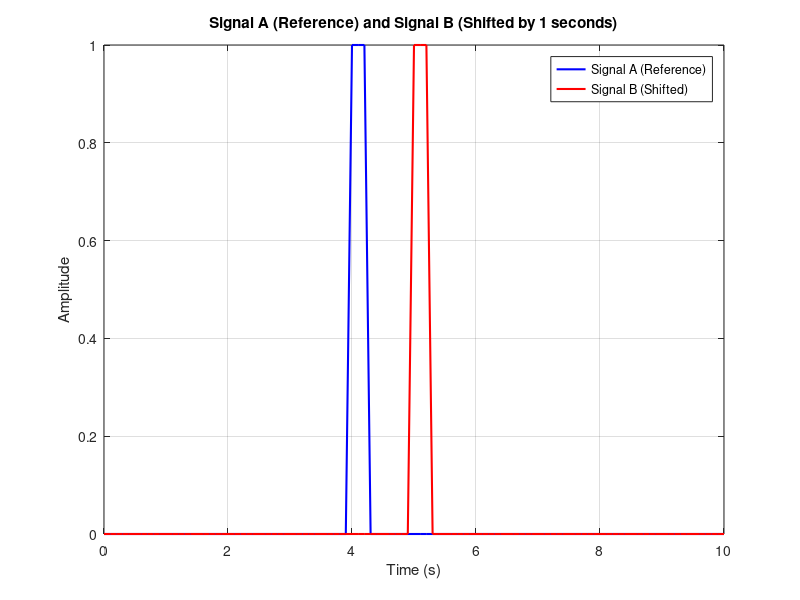
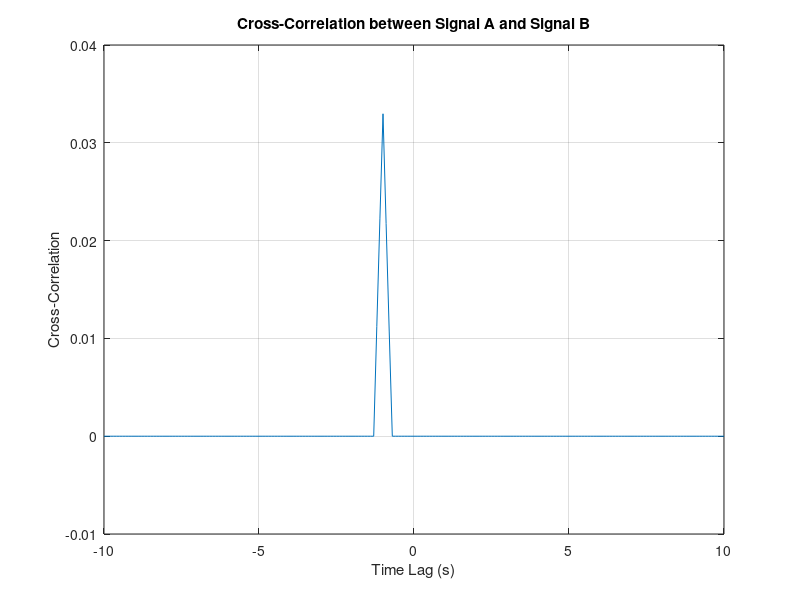

Reproduce these figures in MATLAB, in order.
%% example to remember what comes first!! keep A as a reference
% Ask user if they want to see the cross-correlation example
answer = questdlg('Do you want to see the cross-correlation example to understand time lag?', ...
    'Cross-Correlation Example', ...
    'Yes', 'No', 'Yes');  % Default to 'Yes'
% Handle response
if strcmp(answer, 'Yes')
    % Prompt the user to input the time shift they want (in seconds)
    prompt = {'Enter the time shift of the B signal (in seconds):'};
    dlgtitle = 'Time Shift Input';
    dims = [1 35];  % Dimensions of the input box (1 row, 35 columns)
    definput = {'1'};  % Default value of 1 second
    answer_shift = inputdlg(prompt, dlgtitle, dims, definput);  % Input dialog
    % Convert the input time shift from string to a number
    time_shift = str2double(answer_shift{1});
    % Define time vector
    t = 0:0.1:10;  % Time vector (0.1s intervals)
    % Signal A (Reference) - Flat line with a single spike
    A = zeros(size(t));   % Flat line (all zeros)
    A(t >= 4 & t <= 4.2) = 1;  % Single spike between 4s and 4.2s
    % Signal B (Shifted version of A) - Same spike but shifted by 'time_shift' seconds
    B = zeros(size(t));   % Flat line (all zeros)
    B(t >= (4 + time_shift) & t <= (4.2 + time_shift)) = 1;  % Spike shifted by 'time_shift' seconds
    % Plot Signal A and Signal B
    figure;
    plot(t, A, 'b', 'LineWidth', 1.5, 'DisplayName', 'Signal A (Reference)');
    hold on;
    plot(t, B, 'r', 'LineWidth', 1.5, 'DisplayName', 'Signal B (Shifted)');
    xlabel('Time (s)');
    ylabel('Amplitude');
    title(['Signal A (Reference) and Signal B (Shifted by ', num2str(time_shift), ' seconds)']);
    legend('show');
    grid on;
    hold off;
    % Compute cross-correlation between A and B
    [cross_corr, lags] = xcorr(A, B, 'unbiased');  % Cross-correlation of A and B
    % Convert lags to seconds (assuming sampling frequency of 10 Hz)
    signal_fs = 10;  % Sampling frequency (Hz)
    time_lags = lags / signal_fs;  % Convert lags to seconds
    % Plot cross-correlation
    figure;
    plot(time_lags, cross_corr);
    xlabel('Time Lag (s)');
    ylabel('Cross-Correlation');
    title('Cross-Correlation between Signal A and Signal B');
    grid on;
else
    % If 'No' is selected, skip the example
    disp('Skipping the cross-correlation example.');
    return;  % Skip the rest of the code
end
